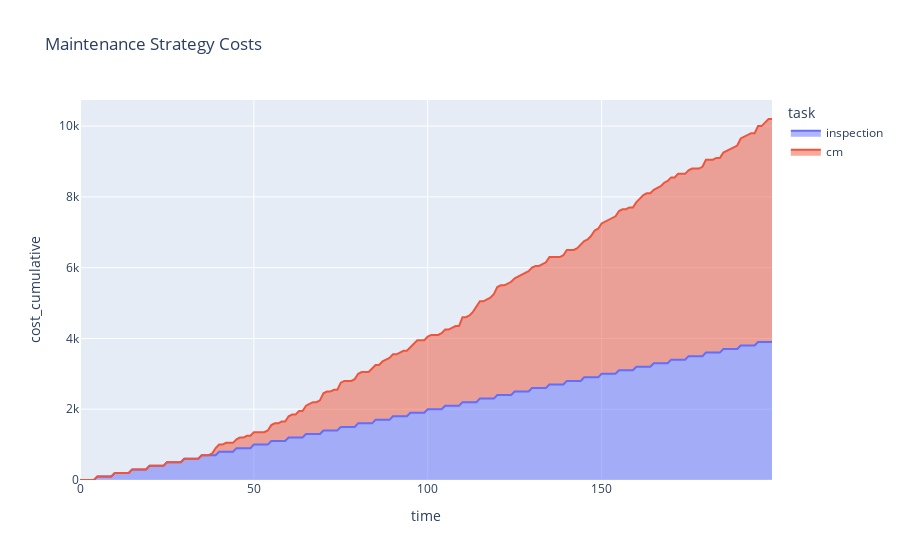

Notebook source saved alongside this figure:
### Code cell
fm_demo.mc_timeline(1000)

df = fm_demo.expected_cost_df()

fig = px.area(df, x="time", y="cost_cumulative", color="task", title='Maintenance Strategy Costs')
fig.show()

### Figure 1 — Plotly figure (JSON) as saved in the notebook; plotly's stock layout.template omitted (floating-point values rounded to 4 significant figures; data arrays with more than 128 entries replaced by an {"elided": "..."} marker saying what was removed)
{"data": [{"hovertemplate": "task=inspection<br>time=%{x}<br>cost_cumulative=%{y}<extra></extra>", "legendgroup": "inspection", "line": {"color": "#636efa"}, "mode": "lines", "name": "inspection", "orientation": "v", "showlegend": true, "stackgroup": "1", "type": "scatter", "x": {"elided": "200 int values"}, "xaxis": "x", "y": {"elided": "200 int values"}, "yaxis": "y"}, {"hovertemplate": "task=cm<br>time=%{x}<br>cost_cumulative=%{y}<extra></extra>", "legendgroup": "cm", "line": {"color": "#EF553B"}, "mode": "lines", "name": "cm", "orientation": "v", "showlegend": true, "stackgroup": "1", "type": "scatter", "x": {"elided": "200 int values"}, "xaxis": "x", "y": {"elided": "200 int values"}, "yaxis": "y"}], "layout": {"legend": {"title": {"text": "task"}, "tracegroupgap": 0}, "title": {"text": "Maintenance Strategy Costs"}, "xaxis": {"anchor": "y", "domain": [0, 1], "title": {"text": "time"}}, "yaxis": {"anchor": "x", "domain": [0, 1], "title": {"text": "cost_cumulative"}}}}
